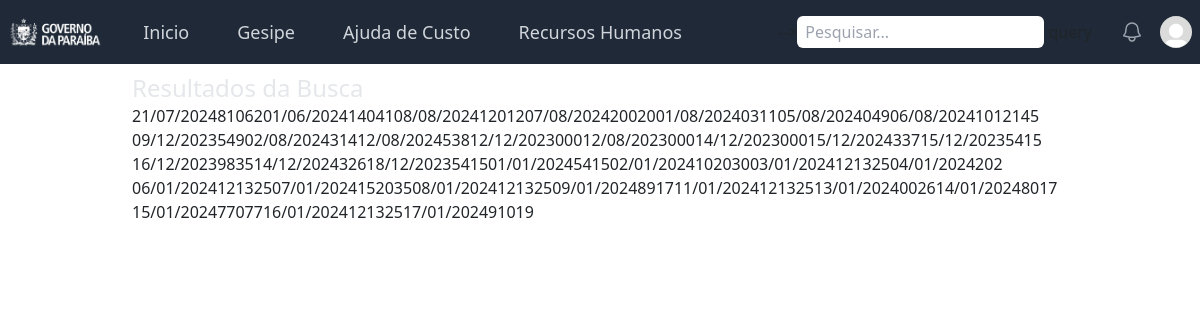
The app's page /pesquisa/ (signed in) with its own data.
### gesipe/models.py (models this page shows, shortened)
class Gesipe_adm(models.Model):
    data = models.DateField(default=timezone.now, unique=True)
    processos = models.IntegerField(default=0, blank=True)
    memorandos_diarias = models.IntegerField(default=0, blank=True)
    memorandos_documentos_capturados = models.IntegerField(default=0, blank=True)
    despachos_gerencias = models.IntegerField(default=0, blank=True)
    despachos_unidades = models.IntegerField(default=0, blank=True)
    despachos_grupos = models.IntegerField(default=0, blank=True)
    oficios_internos_unidades_prisionais = models.IntegerField(default=0, blank=True)
    oficios_internos_setores_seap_pb = models.IntegerField(default=0, blank=True)
    oficios_internos_circular = models.IntegerField(default=0, blank=True)
    oficios_externos_seap_pb = models.IntegerField(default=0, blank=True)
    oficios_externos_diversos = models.IntegerField(default=0, blank=True)
    oficios_externos_judiciario = models.IntegerField(default=0, blank=True)
    os_grupos = models.IntegerField(default=0, blank=True)
    os_diversos = models.IntegerField(default=0, blank=True)
    portarias = models.IntegerField(default=0, blank=True)
    total_memorando = models.IntegerField(default=0, blank=True)
    total_despacho = models.IntegerField(default=0, blank=True)
    total_oficio = models.IntegerField(default=0, blank=True)
    total_os = models.IntegerField(default=0, blank=True)
    total = models.IntegerField(default=0, blank=True)
    data_edicao = models.DateTimeField(default=timezone.now)
    usuario = models.ForeignKey('seappb.Usuario', on_delete=models.CASCADE, related_name='edicoes_adm')
    def __str__(self):
        return self.data.strftime("%d/%m/%Y")

### seappb/views.py (the view)
# urls.py: path('pesquisa/', PesquisarSite.as_view(), name='pesquisarsite'),
class PesquisarSite(LoginRequiredMixin, ListView):
    template_name = "pesquisa.html"
    model = Gesipe_adm
    context_object_name = 'gesipe_adm_list'  # Nome do contexto para o modelo principal
    def get_queryset(self):
        termo_pesquisa = self.request.GET.get('query')
        if termo_pesquisa:
            formatos_data = ["%Y-%m-%d", "%d/%m/%Y", "%d-%m-%Y"]
            data_pesquisa = None
            for formato in formatos_data:
                try:
                    data_pesquisa = datetime.strptime(termo_pesquisa, formato).date()
                    break
                except ValueError:
                    continue
            if data_pesquisa:
                object_list = Gesipe_adm.objects.filter(data=data_pesquisa)
            else:
                object_list = Gesipe_adm.objects.none()
        else:
            object_list = Gesipe_adm.objects.all()  # Retorna todos os objetos se nenhum termo de pesquisa for fornecido
        return object_list
    def get_context_data(self, **kwargs):
        context = super().get_context_data(**kwargs)
        return context

### gesipe/novos_contexts.py (called while the page is built)
def lista_edicoes_recentes(request):
    lista_ultimas_edicoes = Gesipe_adm.objects.all().order_by('-data_edicao')[0:10]
    return {"lista_edicoes_recentes": lista_ultimas_edicoes}

### seappb/templates/pesquisa.html (shortened to what this page needs)
{% extends 'base.html' %}
{% load static %}
{% block content %}
    <main class='bg-primary_black min-h-screen w-full'>
        <section class='bg-primary_black  min-h-screen flex justify-center py-10'>
            <div class="p-8 w-10/12 relative" >
                <h2 class="text-gray-200 text-2xl font-medium">
                    Resultados da Busca
                </h2>
                <div class="flex flex-wrap items-center min-w-full movie_lis">
                    {% for data in gesipe_adm_list %}
                <a href="{% url 'gesipe:gesipe_adm_data' data.id %}"><p>{{ data }}</p></a>
                    <p> {{ data.processos }} </p>
                    <p> {{ data.memorandos_diarias }} </p>
                    <p> {{ data.total }} </p>
                {% endfor %}
                </div>
            </div>
        </section>
    </main>
{% endblock %}

### templates/base.html (shortened to what this page needs)
<!DOCTYPE html>
<html lang="en">
<head>
    {% load static %}
    <link rel="stylesheet" href="{% static 'css/styles.css' %}">
    <script src="https://cdn.tailwindcss.com"></script>
    <link href="https://cdn.jsdelivr.net/npm/bootstrap@5.3.3/dist/css/bootstrap.min.css" rel="stylesheet">
</head>
<body class="font-primary">
    {% if not hide_nav %}
        {% include 'navbar.html' %}
    {% endif %}
    {% block content %}
    {% endblock %}
</body>
</html>

### templates/navbar.html (shortened to what this page needs)
{%load static%}
<nav class="bg-gray-800 fixed w-100 z-50">
  <div class="mx-auto max-w-7xl px-2 sm:px-6 lg:px-8">
    <div class="relative flex h-16 items-center justify-between">
      <div class="flex flex-1 items-center justify-center sm:items-stretch sm:justify-start">
        <div class="flex flex-shrink-0 items-center">
          <a href="/"><img class="h-8 w-auto" src="{% static 'images/GOVPBBranco.png' %}" alt="Governo da Paraiba"></a>
        </div>
        <div class="hidden sm:ml-6 sm:block">
          {% if user.is_authenticated %}
          <div class="flex space-x-4">
            <a href="/" class="rounded-md px-3 py-2 text-lg font-medium {% if request.path == '/' %}bg-gray-900 text-white{% else %}text-gray-300 hover:bg-gray-700 hover:text-white{% endif %}" aria-current="page">Inicio</a>
            {% url 'gesipe:gesipe' as gesipe_url %}
            <a href="{{ gesipe_url }}" class="rounded-md px-3 py-2 text-lg font-medium {% if request.path == gesipe_url %}bg-gray-900 text-white{% else %}text-gray-300 hover:bg-gray-700 hover:text-white{% endif %}">Gesipe</a>
            <a href="#" class="rounded-md px-3 py-2 text-lg font-medium text-gray-300 hover:bg-gray-700 hover:text-white">Ajuda de Custo</a>
            <a href="#" class="rounded-md px-3 py-2 text-lg font-medium text-gray-300 hover:bg-gray-700 hover:text-white">Recursos Humanos</a>
          </div>
        </div>
      </div>
      <div class="md:flex md:items-center md:justify-center hidden">-->
        <form method="get" action="{% url 'seappb:pesquisarsite'%}">
          <input type="text" class="py-1 px-2 rounded-md text-black" placeholder="Pesquisar..." name="query" value="{{ request.GET.query }}">
          <input type="submit" value="query">
        </form>
      </div>
      <div class="absolute inset-y-0 right-0 flex items-center pr-2 sm:static sm:inset-auto sm:ml-6 sm:pr-0">
        <button type="button" class="relative rounded-full bg-gray-800 p-1 text-gray-400 hover:text-white focus:outline-none focus:ring-2 focus:ring-white focus:ring-offset-2 focus:ring-offset-gray-800">
          <span class="absolute -inset-1.5"></span>
        </button>
        <div class="relative ml-3">
          <div>
            <button type="button" class="relative flex rounded-full bg-gray-800 text-sm focus:outline-none focus:ring-2 focus:ring-white focus:ring-offset-2 focus:ring-offset-gray-800" id="user-menu-button" aria-expanded="false" aria-haspopup="true">
              <span class="absolute -inset-1.5"></span>
              <img class="h-8 w-8 rounded-full" src="{% static 'images/default.jpg' %}" alt="">
            </button>
          </div>
        </div>
      </div>
    </div>
  </div>
  {% endif %}
</nav>

### templates/footer.html (shortened to what this page needs)
{%load static%}

### records on screen
Gesipe_adm: data "21/07/2024", processos "8", memorandos_diarias "10", total "62"
Gesipe_adm: data "01/06/2024", processos "14", memorandos_diarias "0", total "41"
Gesipe_adm: data "08/08/2024", processos "12", memorandos_diarias "0", total "12"
Gesipe_adm: data "07/08/2024", processos "20", memorandos_diarias "0", total "20"
Gesipe_adm: data "01/08/2024", processos "0", memorandos_diarias "3", total "11"
Gesipe_adm: data "05/08/2024", processos "0", memorandos_diarias "4", total "9"
Gesipe_adm: data "06/08/2024", processos "10", memorandos_diarias "12", total "145"
Gesipe_adm: data "09/12/2023", processos "5", memorandos_diarias "4", total "9"
Gesipe_adm: data "02/08/2024", processos "3", memorandos_diarias "1", total "4"
Gesipe_adm: data "12/08/2024", processos "5", memorandos_diarias "3", total "8"
Gesipe_adm: data "12/12/2023", processos "0", memorandos_diarias "0", total "0"
Gesipe_adm: data "12/08/2023", processos "0", memorandos_diarias "0", total "0"
Gesipe_adm: data "14/12/2023", processos "0", memorandos_diarias "0", total "0"
Gesipe_adm: data "15/12/2024", processos "3", memorandos_diarias "3", total "7"
Gesipe_adm: data "15/12/2023", processos "5", memorandos_diarias "4", total "15"
Gesipe_adm: data "16/12/2023", processos "9", memorandos_diarias "8", total "35"
Gesipe_adm: data "14/12/2024", processos "3", memorandos_diarias "2", total "6"
Gesipe_adm: data "18/12/2023", processos "5", memorandos_diarias "4", total "15"
Gesipe_adm: data "01/01/2024", processos "5", memorandos_diarias "4", total "15"
Gesipe_adm: data "02/01/2024", processos "10", memorandos_diarias "20", total "30"
Gesipe_adm: data "03/01/2024", processos "12", memorandos_diarias "13", total "25"
Gesipe_adm: data "04/01/2024", processos "2", memorandos_diarias "0", total "2"
Gesipe_adm: data "06/01/2024", processos "12", memorandos_diarias "13", total "25"
Gesipe_adm: data "07/01/2024", processos "15", memorandos_diarias "20", total "35"
Gesipe_adm: data "08/01/2024", processos "12", memorandos_diarias "13", total "25"
Gesipe_adm: data "09/01/2024", processos "8", memorandos_diarias "9", total "17"
Gesipe_adm: data "11/01/2024", processos "12", memorandos_diarias "13", total "25"
Gesipe_adm: data "13/01/2024", processos "0", memorandos_diarias "0", total "26"
Gesipe_adm: data "14/01/2024", processos "8", memorandos_diarias "0", total "17"
Gesipe_adm: data "15/01/2024", processos "77", memorandos_diarias "0", total "77"
Gesipe_adm: data "16/01/2024", processos "12", memorandos_diarias "13", total "25"
Gesipe_adm: data "17/01/2024", processos "9", memorandos_diarias "10", total "19"
